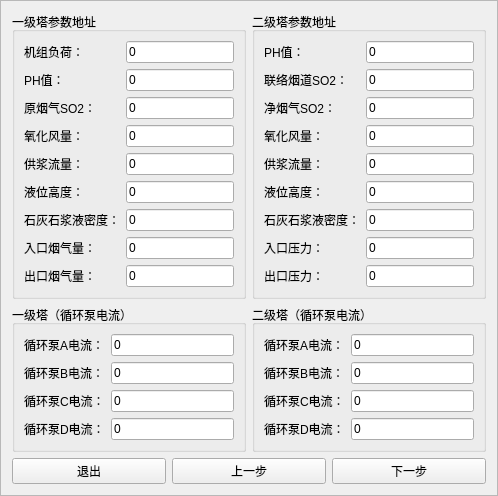
     <widget class="QFrame" name="page_6">
      <property name="frameShape">
       <enum>QFrame::StyledPanel</enum>
      </property>
      <property name="frameShadow">
       <enum>QFrame::Raised</enum>
      </property>
      <layout class="QVBoxLayout" name="verticalLayout_10">
       <item>
        <layout class="QHBoxLayout" name="horizontalLayout_primary_secondary">
         <item>
          <layout class="QVBoxLayout" name="verticalLayout_left_column">
           <item>
            <widget class="QGroupBox" name="groupBox_primary_address">
             <property name="title">
              <string>一级塔参数地址</string>
             </property>
             <layout class="QFormLayout" name="formLayout_4">
              <item row="0" column="0">
               <widget class="QLabel" name="label_load_address">
                <property name="text">
                 <string>机组负荷：</string>
                </property>
               </widget>
              </item>
              <item row="0" column="1">
               <widget class="QLineEdit" name="lineEdit_load_address">
                <property name="text">
                 <string>0</string>
                </property>
               </widget>
              </item>
              <item row="1" column="0">
               <widget class="QLabel" name="label_ph_address">
                <property name="text">
                 <string>PH值：</string>
                </property>
               </widget>
              </item>
              <item row="1" column="1">
               <widget class="QLineEdit" name="lineEdit_ph_address">
                <property name="text">
                 <string>0</string>
                </property>
               </widget>
              </item>
              <item row="2" column="0">
               <widget class="QLabel" name="label_raw_so2_address">
                <property name="text">
                 <string>原烟气SO2：</string>
                </property>
               </widget>
              </item>
              <item row="2" column="1">
               <widget class="QLineEdit" name="lineEdit_raw_so2_address">
                <property name="text">
                 <string>0</string>
                </property>
               </widget>
              </item>
              <item row="3" column="0">
               <widget class="QLabel" name="label_oxidation_air_address">
                <property name="text">
                 <string>氧化风量：</string>
                </property>
               </widget>
              </item>
              <item row="3" column="1">
               <widget class="QLineEdit" name="lineEdit_oxidation_air_address">
                <property name="text">
                 <string>0</string>
                </property>
               </widget>
              </item>
              <item row="4" column="0">
               <widget class="QLabel" name="label_slurry_flow_address">
                <property name="text">
                 <string>供浆流量：</string>
                </property>
               </widget>
              </item>
              <item row="4" column="1">
               <widget class="QLineEdit" name="lineEdit_slurry_flow_address">
                <property name="text">
                 <string>0</string>
                </property>
               </widget>
              </item>
              <item row="5" column="0">
               <widget class="QLabel" name="label_liquid_level_address">
                <property name="text">
                 <string>液位高度：</string>
                </property>
               </widget>
              </item>
              <item row="5" column="1">
               <widget class="QLineEdit" name="lineEdit_liquid_level_address">
                <property name="text">
                 <string>0</string>
                </property>
               </widget>
              </item>
              <item row="6" column="0">
               <widget class="QLabel" name="label_limestone_density_address">
                <property name="text">
                 <string>石灰石浆液密度：</string>
                </property>
               </widget>
              </item>
              <item row="6" column="1">
               <widget class="QLineEdit" name="lineEdit_limestone_density_address">
                <property name="text">
                 <string>0</string>
                </property>
               </widget>
              </item>
              <item row="7" column="0">
               <widget class="QLabel" name="label_inlet_gas_address">
                <property name="text">
                 <string>入口烟气量：</string>
                </property>
               </widget>
              </item>
              <item row="7" column="1">
               <widget class="QLineEdit" name="lineEdit_inlet_gas_address">
                <property name="text">
                 <string>0</string>
                </property>
               </widget>
              </item>
              <item row="8" column="0">
               <widget class="QLabel" name="label_outlet_gas_address">
                <property name="text">
                 <string>出口烟气量：</string>
                </property>
               </widget>
              </item>
              <item row="8" column="1">
               <widget class="QLineEdit" name="lineEdit_outlet_gas_address">
                <property name="text">
                 <string>0</string>
                </property>
               </widget>
              </item>
             </layout>
            </widget>
           </item>
           <item>
            <widget class="QGroupBox" name="groupBox_primary_current">
             <property name="title">
              <string>一级塔（循环泵电流）</string>
             </property>
             <layout class="QFormLayout" name="formLayout_6">
              <item row="0" column="0">
               <widget class="QLabel" name="label_current_a">
                <property name="text">
                 <string>循环泵A电流：</string>
                </property>
               </widget>
              </item>
              <item row="0" column="1">
               <widget class="QLineEdit" name="lineEdit_current_a">
                <property name="text">
                 <string>0</string>
                </property>
               </widget>
              </item>
              <item row="1" column="0">
               <widget class="QLabel" name="label_current_b">
                <property name="text">
                 <string>循环泵B电流：</string>
                </property>
               </widget>
              </item>
              <item row="1" column="1">
               <widget class="QLineEdit" name="lineEdit_current_b">
                <property name="text">
                 <string>0</string>
                </property>
               </widget>
              </item>
              <item row="2" column="0">
               <widget class="QLabel" name="label_current_c">
                <property name="text">
                 <string>循环泵C电流：</string>
                </property>
               </widget>
              </item>
              <item row="2" column="1">
               <widget class="QLineEdit" name="lineEdit_current_c">
                <property name="text">
                 <string>0</string>
                </property>
               </widget>
              </item>
              <item row="3" column="0">
               <widget class="QLabel" name="label_current_d">
                <property name="text">
                 <string>循环泵D电流：</string>
                </property>
               </widget>
              </item>
              <item row="3" column="1">
               <widget class="QLineEdit" name="lineEdit_current_d">
                <property name="text">
                 <string>0</string>
                </property>
               </widget>
              </item>
             </layout>
            </widget>
           </item>
          </layout>
         </item>
         <item>
          <layout class="QVBoxLayout" name="verticalLayout_right_column">
           <item>
            <widget class="QGroupBox" name="groupBox_secondary_address">
             <property name="title">
              <string>二级塔参数地址</string>
             </property>
             <layout class="QFormLayout" name="formLayout_5">
              <item row="0" column="0">
               <widget class="QLabel" name="label_ph_secondary_address">
                <property name="text">
                 <string>PH值：</string>
                </property>
               </widget>
              </item>
              <item row="0" column="1">
               <widget class="QLineEdit" name="lineEdit_ph_secondary_address">
                <property name="text">
                 <string>0</string>
                </property>
               </widget>
              </item>
              <item row="1" column="0">
               <widget class="QLabel" name="label_connection_so2_address">
                <property name="text">
                 <string>联络烟道SO2：</string>
                </property>
               </widget>
              </item>
              <item row="1" column="1">
               <widget class="QLineEdit" name="lineEdit_connection_so2_address">
                <property name="text">
                 <string>0</string>
                </property>
               </widget>
              </item>
              <item row="2" column="0">
               <widget class="QLabel" name="label_clean_so2_address">
                <property name="text">
                 <string>净烟气SO2：</string>
                </property>
               </widget>
              </item>
              <item row="2" column="1">
               <widget class="QLineEdit" name="lineEdit_clean_so2_address">
                <property name="text">
                 <string>0</string>
                </property>
               </widget>
              </item>
              <item row="3" column="0">
               <widget class="QLabel" name="label_oxidation_air_secondary_address">
                <property name="text">
                 <string>氧化风量：</string>
                </property>
               </widget>
              </item>
              <item row="3" column="1">
               <widget class="QLineEdit" name="lineEdit_oxidation_air_secondary_address">
                <property name="text">
                 <string>0</string>
                </property>
               </widget>
              </item>
              <item row="4" column="0">
               <widget class="QLabel" name="label_slurry_flow_secondary_address">
                <property name="text">
                 <string>供浆流量：</string>
                </property>
               </widget>
              </item>
              <item row="4" column="1">
               <widget class="QLineEdit" name="lineEdit_slurry_flow_secondary_address">
                <property name="text">
                 <string>0</string>
                </property>
               </widget>
              </item>
              <item row="5" column="0">
               <widget class="QLabel" name="label_liquid_level_secondary_address">
                <property name="text">
                 <string>液位高度：</string>
                </property>
               </widget>
              </item>
              <item row="5" column="1">
               <widget class="QLineEdit" name="lineEdit_liquid_level_secondary_address">
                <property name="text">
                 <string>0</string>
                </property>
               </widget>
              </item>
              <item row="6" column="0">
               <widget class="QLabel" name="label_limestone_density_secondary_address">
                <property name="text">
                 <string>石灰石浆液密度：</string>
                </property>
               </widget>
              </item>
              <item row="6" column="1">
               <widget class="QLineEdit" name="lineEdit_limestone_density_secondary_address">
                <property name="text">
                 <string>0</string>
                </property>
               </widget>
              </item>
              <item row="7" column="0">
               <widget class="QLabel" name="label_inlet_pressure_address">
                <property name="text">
                 <string>入口压力：</string>
                </property>
               </widget>
              </item>
              <item row="7" column="1">
               <widget class="QLineEdit" name="lineEdit_inlet_pressure_address">
                <property name="text">
                 <string>0</string>
                </property>
               </widget>
              </item>
              <item row="8" column="0">
               <widget class="QLabel" name="label_outlet_pressure_address">
                <property name="text">
                 <string>出口压力：</string>
                </property>
               </widget>
              </item>
              <item row="8" column="1">
               <widget class="QLineEdit" name="lineEdit_outlet_pressure_address">
                <property name="text">
                 <string>0</string>
                </property>
               </widget>
              </item>
             </layout>
            </widget>
           </item>
           <item>
            <widget class="QGroupBox" name="groupBox_secondary_current">
             <property name="title">
              <string>二级塔（循环泵电流）</string>
             </property>
             <layout class="QFormLayout" name="formLayout_7">
              <item row="0" column="0">
               <widget class="QLabel" name="label_current_secondary_a">
                <property name="text">
                 <string>循环泵A电流：</string>
                </property>
               </widget>
              </item>
              <item row="0" column="1">
               <widget class="QLineEdit" name="lineEdit_current_secondary_a">
                <property name="text">
                 <string>0</string>
                </property>
               </widget>
              </item>
              <item row="1" column="0">
               <widget class="QLabel" name="label_current_secondary_b">
                <property name="text">
                 <string>循环泵B电流：</string>
                </property>
               </widget>
              </item>
              <item row="1" column="1">
               <widget class="QLineEdit" name="lineEdit_current_secondary_b">
                <property name="text">
                 <string>0</string>
                </property>
               </widget>
              </item>
              <item row="2" column="0">
               <widget class="QLabel" name="label_current_secondary_c">
                <property name="text">
                 <string>循环泵C电流：</string>
                </property>
               </widget>
              </item>
              <item row="2" column="1">
               <widget class="QLineEdit" name="lineEdit_current_secondary_c">
                <property name="text">
                 <string>0</string>
                </property>
               </widget>
              </item>
              <item row="3" column="0">
               <widget class="QLabel" name="label_current_secondary_d">
                <property name="text">
                 <string>循环泵D电流：</string>
                </property>
               </widget>
              </item>
              <item row="3" column="1">
               <widget class="QLineEdit" name="lineEdit_current_secondary_d">
                <property name="text">
                 <string>0</string>
                </property>
               </widget>
              </item>
             </layout>
            </widget>
           </item>
          </layout>
         </item>
        </layout>
       </item>
       <item>
        <layout class="QHBoxLayout" name="horizontalLayout_10">
         <item>
          <widget class="QPushButton" name="pushButton_exit_6">
           <property name="text">
            <string>退出</string>
           </property>
          </widget>
         </item>
         <item>
          <widget class="QPushButton" name="pushButton_prev_6">
           <property name="text">
            <string>上一步</string>
           </property>
          </widget>
         </item>
         <item>
          <widget class="QPushButton" name="pushButton_next_6">
           <property name="text">
            <string>下一步</string>
           </property>
          </widget>
         </item>
        </layout>
       </item>
      </layout>
     </widget>
